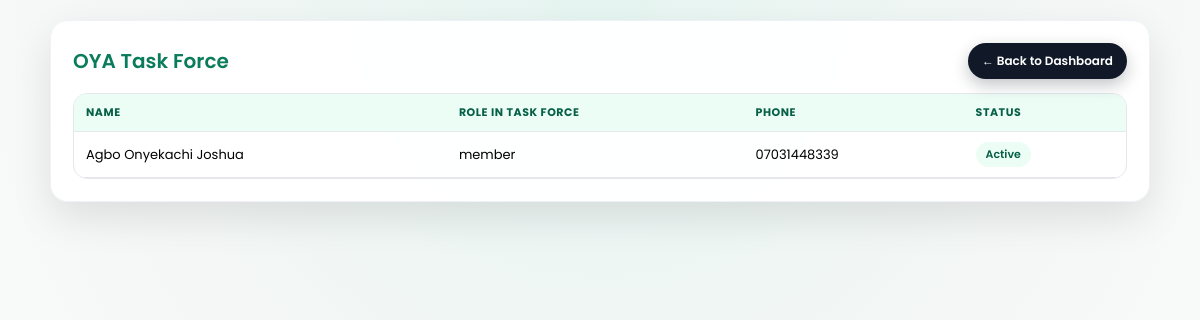
The page /taskforce/ (signed in) on the database its author committed.
### taskforce/models.py (models this page shows, shortened)
class TaskForce(models.Model):
    member = models.ForeignKey(Member, on_delete=models.CASCADE)
    role_in_taskforce = models.CharField(max_length=100)
    phone_number = models.CharField(max_length=20)
    status = models.CharField(max_length=50)

### accounts/models.py (models this page shows, shortened)
class Member(models.Model):
    ROLE_CHOICES = [
        ('admin', 'Admin'),
        ('executive', 'Executive'),
        ('floor', 'Floor Member'),
    ]
    STATUS_CHOICES = [
        ('active', 'Active'),
        ('inactive', 'Inactive'),
        ('suspended', 'Suspended'),
    ]
    serial_number = models.CharField(max_length=20, unique=True)
    full_name = models.CharField(max_length=200)
    phone_number = models.CharField(max_length=20)
    gender = models.CharField(max_length=10)
    age = models.PositiveIntegerField()
    role = models.CharField(max_length=20, choices=ROLE_CHOICES)
    executive_position = models.CharField(max_length=100, null=True, blank=True)
    status = models.CharField(max_length=20, choices=STATUS_CHOICES)
    year_joined = models.PositiveIntegerField()
    password = models.CharField(max_length=128)  # hashed later
    created_at = models.DateTimeField(auto_now_add=True)

### accounts/decorators.py (the view)
    def wrapper(request, *args, **kwargs):
        if not request.session.get('member_id'):
            return redirect('login')
        return view_func(request, *args, **kwargs)

### taskforce/views.py (called while the page is built)
@login_required
def taskforce_list(request):
    taskforce_members = TaskForce.objects.select_related('member').all()
    return render(request, 'taskforce/taskforce_list.html', {'taskforce_members': taskforce_members})

### taskforce/templates/taskforce/taskforce_list.html (shortened to what this page needs)
<!DOCTYPE html>
<html lang="en">
<head>
</head>
<body>
  <div class="container">
    <div class="header">
      <h2>OYA Task Force</h2>
      <div class="actions">
        <a href="{% url 'dashboard' %}" class="btn secondary">← Back to Dashboard</a>
      </div>
    </div>
    <div class="table-wrap">
      <table>
        <thead>
          <tr>
            <th>Name</th>
            <th>Role in Task Force</th>
            <th>Phone</th>
            <th>Status</th>
          </tr>
        </thead>
        <tbody>
          {% for tf in taskforce_members %}
          <tr>
            <td>{{ tf.member.full_name }}</td>
            <td>{{ tf.role_in_taskforce }}</td>
            <td>{{ tf.phone_number }}</td>
            <td>
              <span class="status">{{ tf.status|title }}</span>
            </td>
          </tr>
          {% empty %}
          <tr>
            <td colspan="4" class="empty">No Task Force members yet.</td>
          </tr>
          {% endfor %}
        </tbody>
      </table>
    </div>
  </div>
</body>
</html>

### taskforce/templates/taskforce/taskforce_list.html (style rules this page uses)
* { box-sizing: border-box; }
body { margin: 0; min-height: 100vh; font-family: 'Poppins', sans-serif; background: radial-gradient(circle at top, #e6f5f1, #f5f7f6, #ffffff); padding: 20px; }
.container { max-width: 1100px; margin: auto; background: rgba(255,255,255,0.95); backdrop-filter: blur(6px); padding: 22px; border-radius: 18px; box-shadow: 0 16px 40px rgba(0,0,0,0.1); border: 1px solid #eef2f7; }
.header { display: flex; justify-content: space-between; align-items: center; flex-wrap: wrap; gap: 10px; margin-bottom: 14px; }
.header h2 { margin: 0; color: #0a7c5b; font-weight: 600; font-size: 20px; }
.actions { display: flex; gap: 10px; flex-wrap: wrap; }
.btn { padding: 9px 14px; border-radius: 999px; background: linear-gradient(135deg, #0a7c5b, #0fb38a); color: white; font-size: 12px; font-weight: 600; text-decoration: none; box-shadow: 0 6px 16px rgba(10,124,91,0.25); transition: 0.15s ease; white-space: nowrap; }
.btn.secondary { background: #111827; box-shadow: 0 6px 16px rgba(17, 24, 39, 0.25); }
.table-wrap { overflow-x: auto; border-radius: 14px; border: 1px solid #e5e7eb; margin-top: 10px; }
table { width: 100%; border-collapse: collapse; font-size: 13px; }
thead { background: #ecfdf5; }
th, td { padding: 10px 12px; text-align: left; border-bottom: 1px solid #e5e7eb; white-space: nowrap; }
th { font-size: 11px; text-transform: uppercase; letter-spacing: 0.05em; color: #065f46; }
.status { padding: 4px 10px; border-radius: 999px; font-size: 11px; font-weight: 600; display: inline-block; background: #ecfdf5; color: #065f46; }

### rows shown on the page
TaskForce: member.full_name "Agbo Onyekachi Joshua", role_in_taskforce "member", phone_number "07031448339", status "Active"
